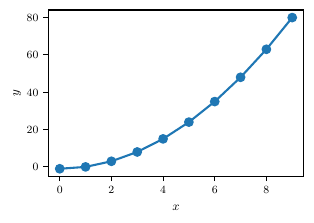

Reproduce this figure in Python.
# Example code for creating a figure of suitable size
# for inclusion in the term paper.

import matplotlib.pyplot as plt

plt.rcParams['axes.titlesize'] = 9
plt.rcParams['axes.labelsize'] = 9
plt.rcParams['xtick.labelsize'] = 8
plt.rcParams['ytick.labelsize'] = 8
plt.rcParams['legend.fontsize'] = 8
plt.rcParams['text.usetex'] = True

def new_figure(height=55):
    "Return figure with width 84mm and given height in mm."

    return plt.figure(figsize=(84/25.4, height/25.4))

x = range(10)
y = [v**2 - 1 for v in x]

fig = new_figure()
ax = fig.add_subplot(1, 1, 1)
ax.plot(x, y, 'o-')
ax.set_xlabel('$x$')
ax.set_ylabel('$y$')
fig.savefig('sample_plot.pdf', bbox_inches='tight')
